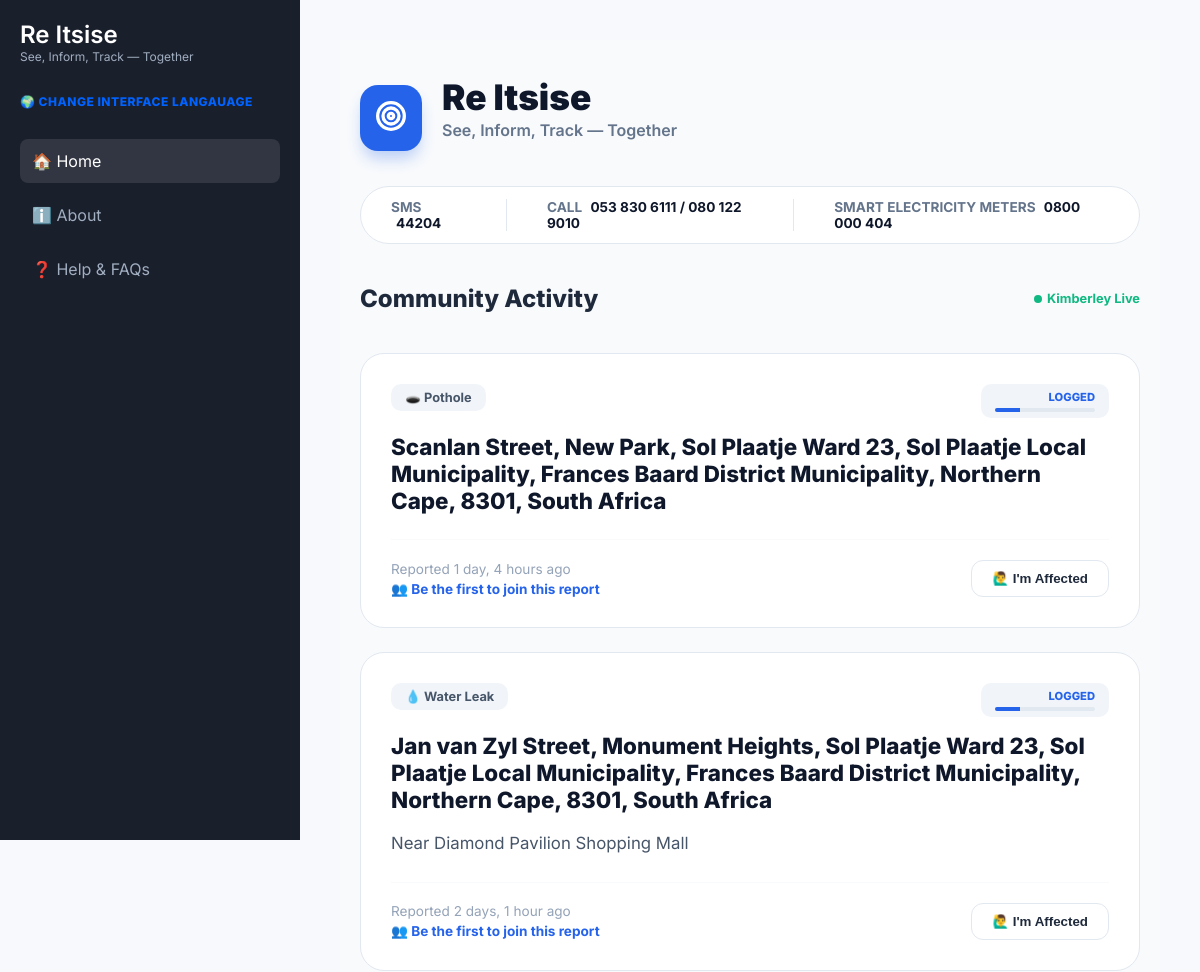
/ (upper part), run on an earlier commit of the app's database.
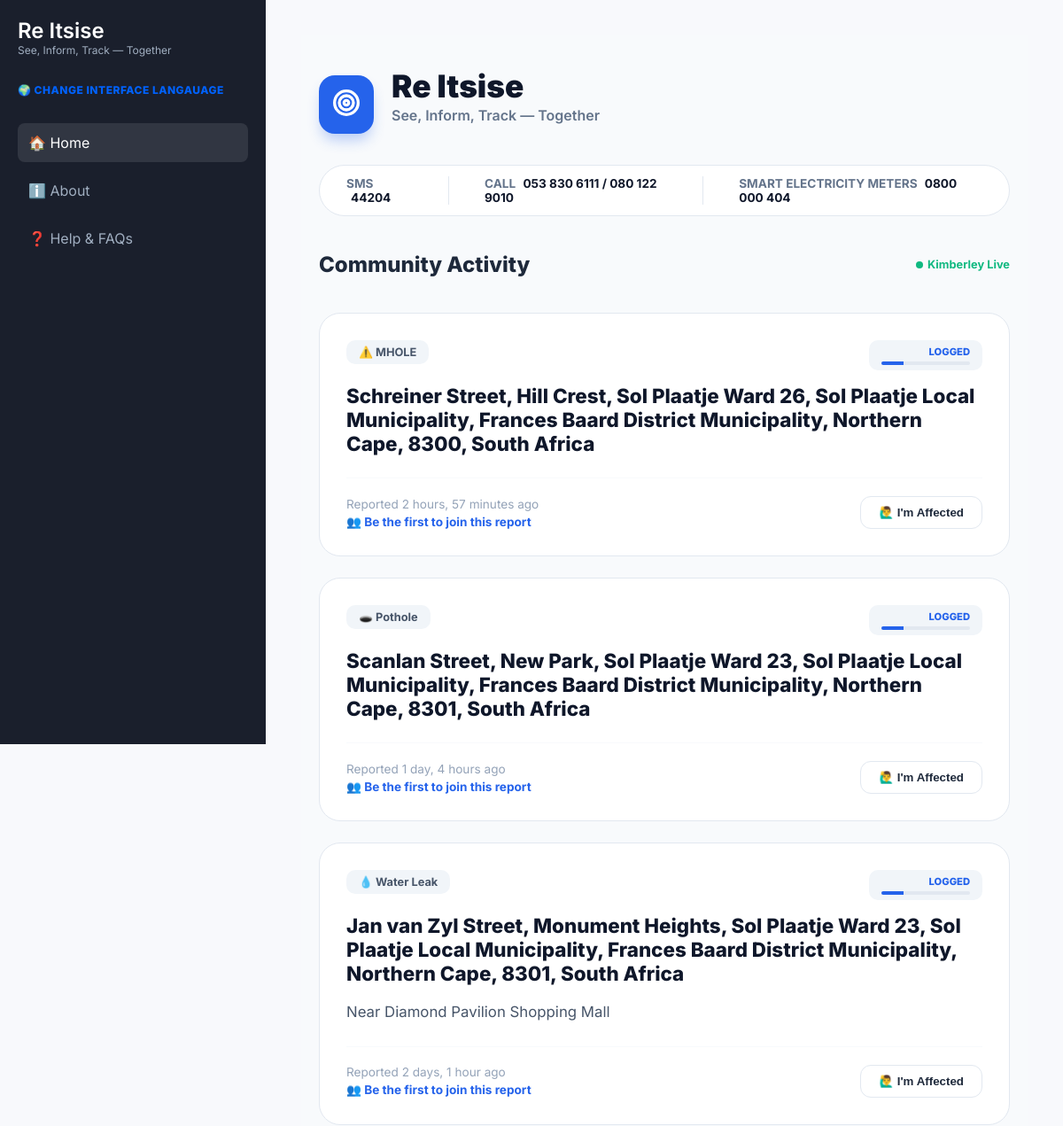
And on a later commit of the database.
### map/models.py (models this page shows, shortened)
class Fault(models.Model):
    CATEGORY_CHOICES = [
        ('ELEC', '⚡ Electricity'),
        ('WLEAK', '💧 Water Leak'),
        ('BPIPE', '🌊 Burst Pipe'),
        ('MHOLE', '🕳️ Missing Manhole'),
        ('RUBBL', '🏗️ Rubble'),
        ('STORM', '⛈️ Storm Water'),
        ('SANI', '🚽 Sanitation'),
        ('POTH', '🚧 Pothole'),
        ('OTHER', '🌳 Other')
    ]
    ref_number = models.CharField(max_length=12, unique=True, null=True, blank=True, editable=False)
    full_name = models.CharField(max_length=150)
    cellphone = models.CharField(max_length=15)
    category = models.CharField(max_length=10, choices=CATEGORY_CHOICES)
    location_address = models.TextField()
    latitude = models.DecimalField(max_digits=12, decimal_places=9, null=True, blank=True)
    longitude = models.DecimalField(max_digits=12, decimal_places=9, null=True, blank=True)
    description = models.TextField(blank=True, null=True)
    image = models.ImageField(upload_to='fault_images/', null=True, blank=True)
    audio_report = models.FileField(upload_to='fault_audio/', null=True, blank=True)
    status = models.CharField(max_length=10, default='LOG', choices=[
        ('LOG', 'Logged'),
        ('DIS', 'Dispatched'),
        ('PROG', 'In Progress'),
        ('RES', 'Resolved')
    ])
    date_reported = models.DateTimeField(auto_now_add=True)
    class Meta:
        ordering = ['-date_reported']

### map/views.py (the view)
# urls.py: path('', views.explorer_map, name='explorer_map'),
def explorer_map(request):
    faults = Fault.objects.all().order_by('-date_reported')
    return render(request, 'map/index.html', {'faults': faults})

### map/templates/map/index.html (shortened to what this page needs)
{% extends 'base.html' %} {% block content %}
<div
  class="container"
  style="
    padding: 0 20px;
    max-width: 1000px;
    margin: 0 auto;
    font-family: &quot;Inter&quot;, sans-serif;
    background-color: #f8fafc;
    min-height: 100vh;
    position: relative;
  "
>
  <header style="padding: 40px 0 20px 0">
    <div
      style="display: flex; align-items: center; gap: 20px; margin-bottom: 30px"
    >
      <div
        style="
          background: #2563eb;
          padding: 15px;
          border-radius: 18px;
          box-shadow: 0 10px 15px -3px rgba(37, 99, 235, 0.3);
        "
      >
        <svg
          width="32"
          height="32"
          viewBox="0 0 24 24"
          fill="none"
          stroke="white"
          stroke-width="2.5"
          stroke-linecap="round"
          stroke-linejoin="round"
        >
          <path
            d="M12 2a10 10 0 0 1 10 10c0 5.523-4.477 10-10 10S2 17.523 2 12A10 10 0 0 1 12 2z"
          />
          <path d="M12 6a6 6 0 1 1 0 12 6 6 0 0 1 0-12z" />
          <circle cx="12" cy="12" r="2" />
        </svg>
      </div>
      <div>
        <h1
          style="
            font-weight: 900;
            color: #0f172a;
            font-size: 2.2rem;
            margin: 0;
            line-height: 1;
          "
        >
          Re Itsise
        </h1>
        <p style="color: #64748b; font-weight: 600; margin-top: 5px">
          See, Inform, Track — Together
        </p>
      </div>
    </div>
    <div
      style="
        background: white;
        border: 1px solid #e2e8f0;
        border-radius: 100px;
        padding: 12px 30px;
        display: flex;
        justify-content: center;
        gap: 40px;
        margin-bottom: 40px;
        font-size: 0.85rem;
        font-weight: 700;
      "
    >
      <div style="color: #64748b">
        SMS <span style="color: #0f172a; margin-left: 5px">44204</span>
      </div>
      <div style="color: #64748b">
        CALL
        <span style="color: #0f172a; margin-left: 5px">053 830 6111 / 080 122 9010</span>
      </div>
      <div style="color: #64748b">
        SMART ELECTRICITY METERS <span style="color: #0f172a; margin-left: 5px">0800 000 404</span>
      </div>
    </div>
    <div
      style="
        display: flex;
        justify-content: space-between;
        align-items: center;
        margin-bottom: 20px;
      "
    >
      <h2
        style="font-size: 1.5rem; font-weight: 800; color: #1e293b; margin: 0"
      >
        Community Activity
      </h2>
      <span
        style="
          color: #10b981;
          font-size: 0.8rem;
          font-weight: 700;
          display: flex;
          align-items: center;
          gap: 5px;
        "
      >
        <span
          style="
            width: 8px;
            height: 8px;
            background: #10b981;
            border-radius: 50%;
          "
        ></span>
        Kimberley Live
      </span>
    </div>
  </header>
  <main style="max-width: 800px; margin: 0 auto; padding-bottom: 120px">
    {% for fault in faults %}
    <div
      class="report-card"
      style="
        background: white;
        border: 1px solid #e2e8f0;
        border-radius: 24px;
        padding: 30px;
        margin-bottom: 24px;
        position: relative;
      "
    >
      <div
        style="
          display: flex;
          justify-content: space-between;
          align-items: flex-start;
          margin-bottom: 15px;
        "
      >
      <span style="background: #f1f5f9; color: #475569; padding: 6px 14px; border-radius: 10px; font-weight: 700; font-size: 0.8rem; display: inline-flex; align-items: center; gap: 6px;">
    {% if fault.category == 'WLEAK' %}
        💧 Water Leak
    {% elif fault.category == 'BPIPE' %}
        🛠️ Burst Pipe
    {% elif fault.category == 'ELEC' %}
        ⚡ Electricity Issue
    {% elif fault.category == 'POTH' %}
        🕳️ Pothole
    {% elif fault.category == 'SEWER' %}
        🏗️ Sewerage Leak
    {% else %}
        ⚠️ {{ fault.category }}
    {% endif %}
</span>
        <span
          style="
            background: #f1f5f9;
            color: #475569;
            padding: 6px 14px;
            border-radius: 10px;
            font-weight: 700;
            font-size: 0.8rem;
            display: inline-flex;
            align-items: center;
            gap: 6px;
          "
        >
       <div style="display: flex; flex-direction: column; align-items: flex-end;">
    {% if fault.status == 'LOG' %}
        <span style="color: #2563eb; font-size: 0.7rem; font-weight: 800; text-transform: uppercase;">Logged</span>
        {% elif fault.status == 'DIS' %}
        <span style="color: #2563eb; font-size: 0.7rem; font-weight: 800; text-transform: uppercase;">Dispatched</span>
    {% elif fault.status == 'PROG' %}
        <span style="color: #2563eb; font-size: 0.7rem; font-weight: 800; text-transform: uppercase;">In Progress</span>
    {% elif fault.status == 'RES' %}
        <span style="color: #2563eb; font-size: 0.7rem; font-weight: 800; text-transform: uppercase;">Resolved</span>
    {% endif %}
    <div style="width: 100px; height: 4px; background: #e2e8f0; border-radius: 10px; margin-top: 4px; overflow: hidden;">
        {% if fault.status == 'LOG' %}
            <div style="width: 25%; height: 100%; background: #2563eb;"></div>
            {% elif fault.status == 'DIS' %}
            <div style="width: 50%; height: 100%; background: #2563eb;"></div>
        {% elif fault.status == 'PROG' %}
            <div style="width: 75%; height: 100%; background: #2563eb;"></div>
        {% elif fault.status == 'RES' %}
            <div style="width: 100%; height: 100%; background: #2563eb;"></div>
        {% endif %}
    </div>
</div>
      </div>
      <h3 style="margin: 0 0 10px 0; font-size: 1.4rem; color: #0f172a; font-weight: 800;">
    {{ fault.location_address }}
</h3>
<p style="color: #475569; font-size: 1.05rem; line-height: 1.6; margin-bottom: 25px;">
    {{ fault.description }}
</p>
<div style="display: flex; justify-content: space-between; align-items: center; padding-top: 20px; border-top: 1px solid #f8fafc;">
    <div style="display: flex; flex-direction: column; gap: 4px;">
        <span style="color: #94a3b8; font-size: 0.85rem">
            Reported {{ fault.date_reported|timesince }} ago
        </span>
        <span style="color: #2563eb; font-size: 0.85rem; font-weight: 700; display: flex; align-items: center; gap: 5px;">
            👥
            {% if fault.affected_residents.count > 0 %}
                {{ fault.affected_residents.count }} resident{{ fault.affected_residents.count|pluralize }} affected
            {% else %}
                Be the first to join this report
            {% endif %}
        </span>
    </div>
    <button
        onclick="openModal('{{ fault.id }}')"
        style="background: #ffffff; border: 1px solid #e2e8f0; color: #1e293b; padding: 10px 20px; border-radius: 12px; font-weight: 700; cursor: pointer;"
    >
        🙋‍♂️ I'm Affected
    </button>
</div>
    </div>
    {% empty %}
    <div style="text-align: center; padding: 40px; color: #94a3b8">
      <p>No reports found in your area yet.</p>
    </div>
    {% endfor %}
  </main>
</div>
{% endblock %}

### map/templates/base.html (shortened to what this page needs)
<!doctype html>
<html lang="en">
  <head>
  </head>
  <body>
    <div class="sidebar">
      <a href="{% url 'explorer_map' %}" class="brand notranslate">Re Itsise</a>
      <span class="slogan notranslate">See, Inform, Track — Together</span>
      <div class="language-picker">
        <span class="translate-label">🌍 Change Interface Langauage</span>
      </div>
      <nav>
        <a href="{% url 'explorer_map' %}" class="nav-link active">🏠 Home</a>
        <a href="{% url 'about' %}" class="nav-link">ℹ️ About </a>
        <a href="{% url 'help' %}" class="nav-link">❓ Help & FAQs</a>
      </nav>
    </div>
    <div class="main-content">{% block content %}{% endblock %}</div>
  </body>
</html>

### map/templates/base.html (style rules this page uses)
:root { --primary-dark: #1a1f2c; --accent-blue: #0062ff; --bg-light: #f8f9fc; --text-main: #2d3436; }
body { font-family: "Inter", sans-serif; margin: 0; display: flex; background-color: var(--bg-light); color: var(--text-main); }
.sidebar { width: 260px; height: 100vh; background: var(--primary-dark); color: white; position: fixed; padding: 20px; z-index: 1000; }
.translate-label { color: var(--accent-blue); font-weight: 800; font-size: 0.75rem; text-transform: uppercase; display: block; margin-bottom: 8px; letter-spacing: 0.5px; }
.brand { font-size: 1.5rem; font-weight: 600; color: white; text-decoration: none; display: block; }
.slogan { font-size: 0.75rem; color: #a0aec0; margin-bottom: 30px; display: block; }
.nav-link { display: block; padding: 12px; color: #a0aec0; text-decoration: none; border-radius: 8px; margin-bottom: 10px; transition: 0.2s; }
.nav-link:hover, .nav-link.active { background: rgba(255, 255, 255, 0.1); color: white; }
.main-content { margin-left: 300px; padding: 40px; width: 100%; max-width: 1100px; }

What changed in the data, as far as the page shows it:
added Fault: category "MHOLE", status "LOGGED", location_address "Schreiner Street, Hill Crest, Sol Plaatje Ward 26, Sol Plaatje Local Municipality, Frances Baard District Municipality, Northern Cape, 8300, South Africa", date_reported "2 hours, 57 minutes", shows "Be the first to join this report"
